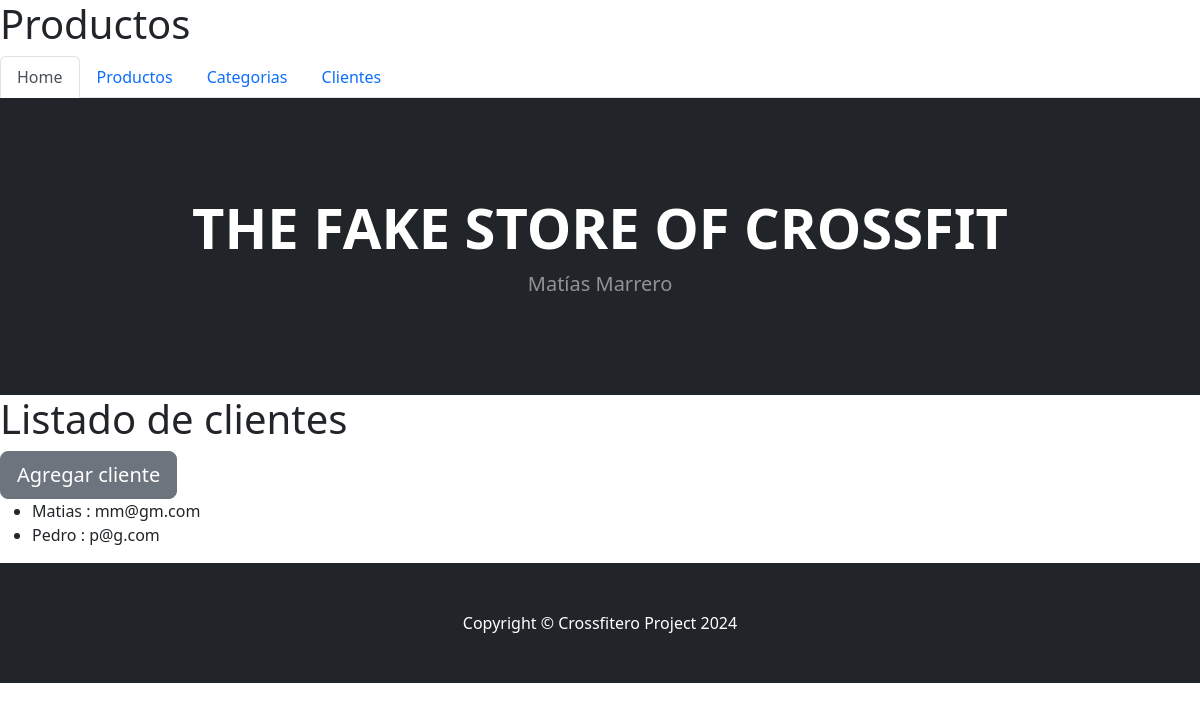
The page /cliente/ on the database its author committed.
### appWeb/models.py (models this page shows, shortened)
class Cliente(models.Model):
    nombre = models.CharField(max_length=100)
    email = models.EmailField()

### appWeb/views.py (the view)
# urls.py: path('cliente/', cliente, name="cliente"),
def cliente(request):
    cliente = Cliente.objects.all()
    return render(request, 'appWeb/cliente.html', {'cliente':cliente})

### appWeb/templates/appWeb/cliente.html (shortened to what this page needs)
{% extends "appWeb/home.html" %}
{% block titulo %}
    <h1>Productos</h1>
{% endblock titulo %}
{% block contenido %}
<body>
    <h1>Listado de clientes</h1>
    <a href="{% url 'cliente_form' %}">
        <button type="button" class="btn btn-secondary btn-lg">Agregar cliente</button>
    </a>
    <ul>
        {% for c in cliente %}
            <li>{{ c.nombre }} : {{c.email}}</li>
        {% endfor %}
    </ul>
</body>
{% endblock contenido %}

### rows shown on the page
Cliente: nombre "Matias", email "mm@gm.com"
Cliente: nombre "Pedro", email "p@g.com"
